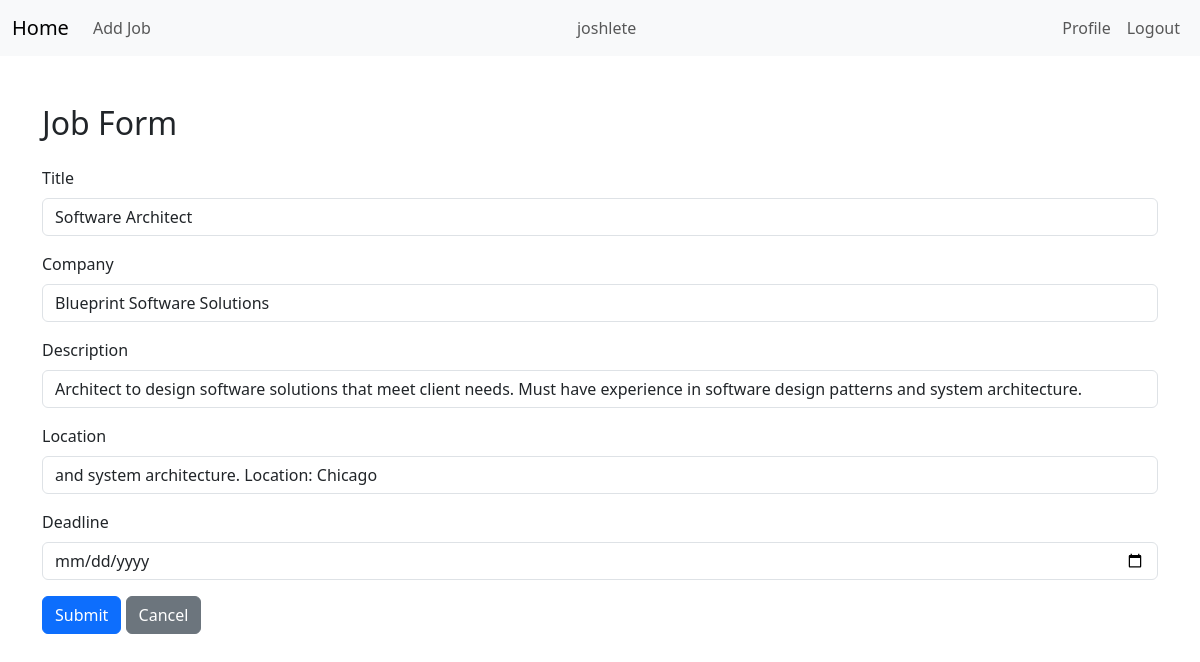
Page /update-job/18 (signed in) on the committed database.
### jobs/models.py (models this page shows, shortened)
class Job(models.Model):
    user = models.ForeignKey(User, null=True, blank=True, on_delete=models.CASCADE)
    title = models.CharField(max_length=100)
    company = models.CharField(max_length=100)
    description = models.TextField(null=True, blank=True)
    location = models.CharField(max_length=100)
    deadline = models.DateTimeField()
    updated_at = models.DateTimeField(auto_now=True)
    created_at = models.DateTimeField(auto_now_add=True)
    available = models.BooleanField(default=True)
    class Meta:
        ordering = ["-updated_at", "-created_at"]

### jobs/views.py (the view)
# urls.py: path("update-job/<int:pk>", views.updateJob, name="update-job"),
@login_required(login_url="login")
def updateJob(request, pk):
    job = Job.objects.get(id=pk)
    if job.user != request.user:
        return redirect("index")
    form = JobForm(instance=job)
    if request.method == "POST":
        form = JobForm(request.POST, instance=job)
        if form.is_valid():
            form.save()
            return redirect("index")
    context = {"form": form}
    return render(request, "jobs/job-form.html", context)

### jobs/forms.py
class JobForm(ModelForm):
    class Meta:
        model = Job
        fields = [
            "title",
            "company",
            "description",
            "location",
            "deadline",
        ]
        widgets = {
            "deadline": forms.DateInput(attrs={"type": "date"}),
        }

### jobs/templates/jobs/job-form.html (shortened to what this page needs)
{% extends 'main.html' %}
{% block content %}
<div class="container mt-5">
    <h2 class="mb-4">Job Form</h2>
    <form method="POST" action="" class="needs-validation" novalidate>
        {% for field in form %}
        <div class="mb-3">
            <label for="{{ field.id_for_label }}" class="form-label">{{ field.label }}</label>
            {% if field.errors %}
                {% if field.field.widget.input_type == 'textarea' %}
                    <textarea name="{{ field.name }}" class="form-control is-invalid" id="{{ field.id_for_label }}" {% if field.field.required %}required{% endif %}>
                        {{ field.value|default_if_none:'' }}
                    </textarea>
                {% else %}
                    <input type="{{ field.field.widget.input_type }}" name="{{ field.name }}" value="{{ field.value|default_if_none:'' }}" class="form-control is-invalid" id="{{ field.id_for_label }}" {% if field.field.required %}required{% endif %}>
                {% endif %}
                <div class="invalid-feedback">
                    {{ field.errors|first }}
                </div>
            {% else %}
                {% if field.field.widget.input_type == 'textarea' %}
                    <textarea name="{{ field.name }}" class="form-control" id="{{ field.id_for_label }}" {% if field.field.required %}required{% endif %}>
                        {{ field.value|default_if_none:'' }}
                    </textarea>
                {% else %}
                    <input type="{{ field.field.widget.input_type }}" name="{{ field.name }}" value="{{ field.value|default_if_none:'' }}" class="form-control" id="{{ field.id_for_label }}" {% if field.field.required %}required{% endif %}>
                {% endif %}
            {% endif %}
        </div>
        {% endfor %}
        <button type="submit" class="btn btn-primary">Submit</button>
        <button type="button" class="btn btn-secondary" onclick="window.history.back()">Cancel</button>
    </form>
</div>
{% endblock %}

### templates/navbar.html (shortened to what this page needs)
<nav class="navbar navbar-expand-lg navbar-light bg-light">
    <div class="container-fluid">
        <a class="navbar-brand" href="/">Home</a>
        <div class="collapse navbar-collapse" id="navbarNav">
            <ul class="navbar-nav me-auto">
                {% if request.user.is_authenticated %}
                <li class="nav-item">
                    <a class="nav-link" href="{% url 'create-job' %}">Add Job</a>
                </li>
                {% endif %}
            </ul>
            <div class="navbar-center mx-auto">
                <span class="navbar-text">
                    {% if request.user.is_authenticated %}
                    {{ request.user.username }}
                    {% endif %}
                </span>
            </div>
            <ul class="navbar-nav ms-auto">
                {% if request.user.is_authenticated %}
                <li class="nav-item">
                    <a class="nav-link" href="{% url 'profile' %}">Profile</a>
                </li>
                <li class="nav-item">
                    <a class="nav-link" href="{% url 'logout' %}">Logout</a>
                </li>
                {% endif %}
            </ul>
        </div>
    </div>
</nav>

### rows in the picture
Job: title "Software Architect" "Blueprint Software Solutions" "Architect to design software solutions that meet client needs. Must have experience in software design patterns and system architecture." "and system architecture. Location: Chicago"

### other values in the picture
{{ request.user.username }} "joshlete"
{{ field.label }} "Title" "Company" "Description" "Location" "Deadline"
